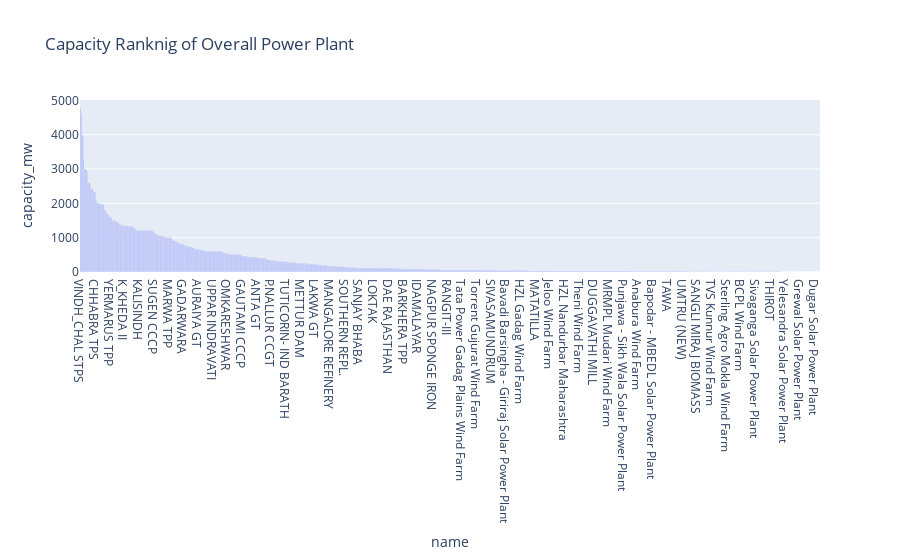

This figure's notebook cell:
### Code cell
fig = px.bar(pp_dt, x='name', y='capacity_mw',title="Capacity Ranknig of Overall Power Plant")
fig.show()

### Figure 1 — Plotly figure (JSON) as saved in the notebook; plotly's stock layout.template omitted (floating-point values rounded to 4 significant figures; data arrays with more than 128 entries replaced by an {"elided": "..."} marker saying what was removed)
{"data": [{"alignmentgroup": "True", "hovertemplate": "name=%{x}<br>capacity_mw=%{y}<extra></extra>", "legendgroup": "", "marker": {"color": "#636efa", "pattern": {"shape": ""}}, "name": "", "offsetgroup": "", "orientation": "v", "showlegend": false, "textposition": "auto", "type": "bar", "x": {"elided": "907 str values"}, "xaxis": "x", "y": {"elided": "907 float values"}, "yaxis": "y"}], "layout": {"barmode": "relative", "legend": {"tracegroupgap": 0}, "title": {"text": "Capacity Ranknig of Overall Power Plant"}, "xaxis": {"anchor": "y", "domain": [0, 1], "title": {"text": "name"}}, "yaxis": {"anchor": "x", "domain": [0, 1], "title": {"text": "capacity_mw"}}}}
